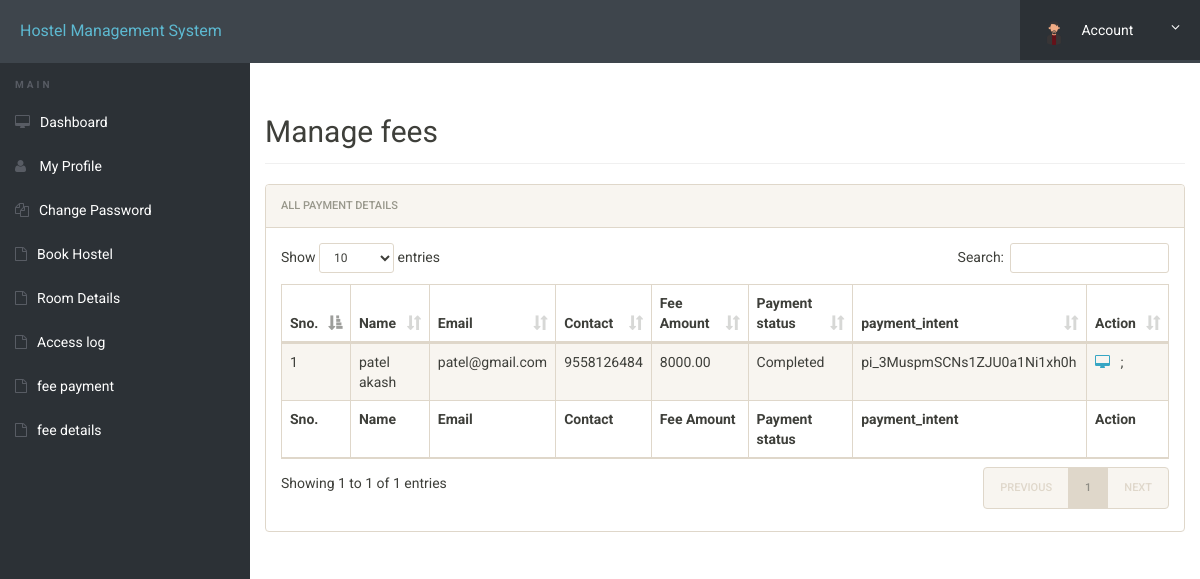
Page /feedetails.php (signed in) on the committed database.
### tables this page shows
CREATE TABLE `bird_stripe_payments` (
  `id` int(10) NOT NULL,
  `name` varchar(255) NOT NULL,
  `email` varchar(255) NOT NULL,
  `contact` varchar(12) NOT NULL,
  `amount` decimal(10,2) NOT NULL,
  `payment_status` enum('Pending','Completed') NOT NULL DEFAULT 'Pending',
  `payment_intent` text DEFAULT NULL,
  `created_at` datetime NOT NULL
);

### feedetails.php (the view, shortened to what this page needs)
<?php
include('includes/config.php');
?>
<!doctype html>
<html lang="en" class="no-js">
<head>
	<link rel="stylesheet" href="css/font-awesome.min.css">
	<link rel="stylesheet" href="css/bootstrap.min.css">
	<link rel="stylesheet" href="css/dataTables.bootstrap.min.css">
	<link rel="stylesheet" href="css/bootstrap-social.css">
	<link rel="stylesheet" href="css/bootstrap-select.css">
	<link rel="stylesheet" href="css/fileinput.min.css">
	<link rel="stylesheet" href="css/awesome-bootstrap-checkbox.css">
	<link rel="stylesheet" href="css/style.css">
</head>
<body>
	<?php include('includes/header.php');?>
	<div class="ts-main-content">
			<?php include('includes/sidebar.php');?>
		<div class="content-wrapper">
			<div class="container-fluid">
				<div class="row">
					<div class="col-md-12">
						<h2 class="page-title">Manage fees</h2>
						<div class="panel panel-default">
							<div class="panel-heading">All payment Details</div>
							<div class="panel-body">
								<table id="zctb" class="display table table-striped table-bordered table-hover" cellspacing="0" width="100%">
									<thead>
										<tr>
											<th>Sno.</th>
											<th> Name</th>
											<th>Email</th>
											<th>Contact  </th>
											<th>Fee Amount </th>
											<th>Payment status</th>
											<th>payment_intent </th>
											<th>Action</th>
										</tr>
									</thead>
									<tfoot>
										<tr>
											<th>Sno.</th>
											<th> Name</th>
											<th>Email</th>
											<th>Contact  </th>
											<th>Fee Amount </th>
											<th>Payment status</th>
											<th>payment_intent </th>
											<th>Action</th>
										</tr>
									</tfoot>
									<tbody>
<?php
$aid=$_SESSION['login'];
$ret="select * from bird_stripe_payments where email=? ";
$stmt= $mysqli->prepare($ret) ;
$stmt->bind_param('s',$aid);
$stmt->execute() ;
$res=$stmt->get_result();
$cnt=1;
while($row=$res->fetch_object())
	  {
	  	?>
<tr><td><?php echo $cnt;;?></td>
<td><?php echo $row->name;?>
<td><?php echo $row->email;?></td>
<td><?php echo $row->contact;?></td>
<td><?php echo $row->amount;?></td>
<td><?php echo $row->payment_status;?></td>
<td><?php echo $row->payment_intent;?></td>
<td>
<a href="javascript:void(0);"  onClick="popUpWindow('http://localhost/ak/hostel/billu.php?id=<?php echo $row->id;?>');" title="View Full Details"><i class="fa fa-desktop"></i></a>&nbsp;&nbsp ;
										</tr>
									<?php
$cnt=$cnt+1;
									 } ?>
									</tbody>
								</table>
							</div>
						</div>
					</div>
				</div>
			</div>
		</div>
	</div>
</body>
</html>

### css/style.css (style rules this page uses)
html { font-size: 14px; }
@media only screen and (min-width: 480px) { html { font-size: 17px; } }
@media only screen and (min-width: 768px) { html { font-size: 14px; } }
body { font-size: 1em; }
a { color: #37a6c4; }
.panel { overflow: hidden; }
.page-title { padding-bottom: 15px; margin-bottom: 20px; border-bottom: 1px solid #f0f0f0; }
.ts-main-content .content-wrapper { padding-top: 15px; margin-top: 20px; }
@media only screen and (min-width: 992px) { .ts-main-content .content-wrapper { margin-left: 250px; } }

### rows in the picture
bird_stripe_payments: name "patel akash", email "patel@gmail.com", contact "9558126484", amount "8000.00", payment_status "Completed", payment_intent "pi_3MuspmSCNs1ZJU0a1Ni1xh0h"
